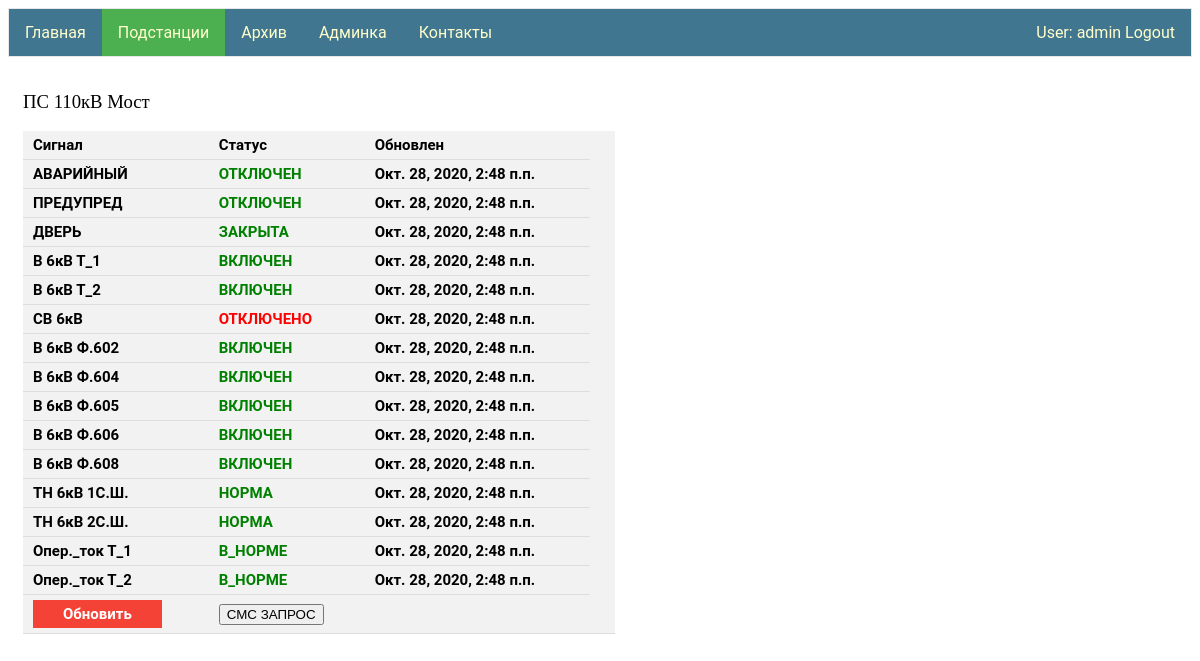
/ps/ПС 110кВ Мост/ (signed in), run on an earlier commit of the app's database.
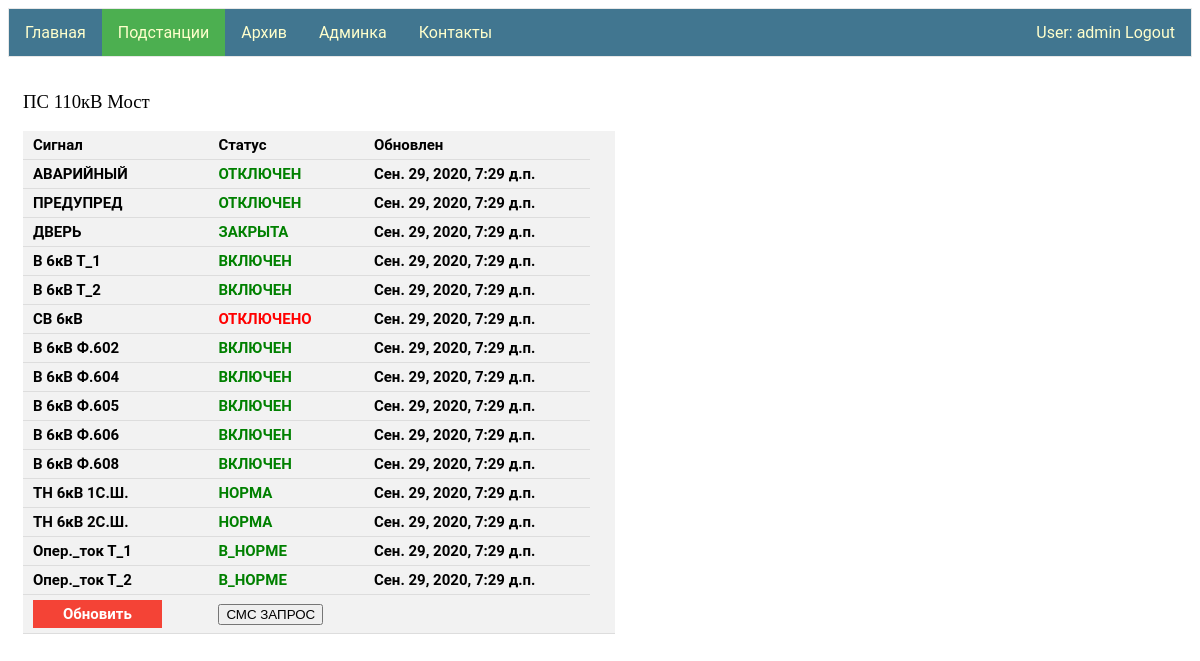
And on a later commit of the database.
### signal_PS/models.py (models this page shows)
class Signal(models.Model):
    type = models.ForeignKey(Signal_type, on_delete=models.CASCADE)
    voltage = models.ForeignKey(Voltage,null=True,blank=True, on_delete=models.SET_NULL)
    name = models.CharField(max_length=50,blank=True)
    status = models.ForeignKey(Signal_status, on_delete=models.CASCADE)
    ps = models.ForeignKey(Ps, on_delete=models.CASCADE)
    date_up = models.DateTimeField()

class Signal_type(models.Model):
    type = models.CharField(max_length=12, primary_key=True)
    inversion = models.BooleanField()

class Signal_status(models.Model):
    status = models.CharField(max_length=30, primary_key=True)
    boolean_status = models.BooleanField()

class Voltage(models.Model):
    value = models.CharField(max_length=10, primary_key=True)

### signal_PS/views.py (the view)
# urls.py: path('<str:name_ps>/', views.views_ps),
@login_required
def views_ps(request, name_ps):
    signals = get_signals_of_ps(name_ps)
    sms_request = SmsRequest()
    status = ""
    if request.method == "POST":
        number_ps = get_ps_tel_number(name_ps)
        sms_request.set_sending_status(number_ps)
        status = ">>> отправлено"
    data = {"signals": signals, "name": name_ps, "status": status}
    return render(request, "PS.html", context=data)

### signal_PS/templates/PS.html (shortened to what this page needs)
{% extends "base.html" %}
{% block li2 %}<a class="active" href="/ps">Подстанции</a>{% endblock li2 %}
{% block logic1 %}
<div class="column">
    <h3 style="font-family:verdana;"> {{name}} </h3>
 {% if signals.count > 0 %}
    <table >
      <tr><th>Сигнал</th><th>Статус</th><th>Обновлен</th></tr>
        {% for  signal in signals %}
            <tr><th>{{ signal.type.type }} {{ signal.voltage.value }} {{ signal.name }} </th>
                {% if signal.type.inversion == signal.status.boolean_status %}
                <th style="color:Red;">{{ signal.status.status }}</th>
                {% else %}
                <th style="color:Green;">{{ signal.status.status }}</th>
                {% endif %}
            <th> {{ signal.date_up }} </th></tr>
        {% endfor %}
    <tr><th><a id="para1" href="/ps/{{name}}">Обновить</a></th><th><form  method="POST">
        <input type="submit" value="СМС ЗАПРОС"></form></th><th style="color:MediumSeaGreen;">{{status}}</th><th><tr>
    </table>
    {% else %}
        <h3 style="font-family:verdana;"> нет данных </h3>
        <form  method="POST"><input type="submit" value="СМС ЗАПРОС"></form>
 {% endif %}
    </div>
{% endblock logic1 %}

What changed in the data, as far as the page shows it:
changed Signal "АВАРИЙНЫЙ": date_up "Окт. 28, 2020, 2:48 п.п." → "Сен. 29, 2020, 7:29 д.п."
changed Signal "ПРЕДУПРЕД": date_up "Окт. 28, 2020, 2:48 п.п." → "Сен. 29, 2020, 7:29 д.п."
changed Signal "ДВЕРЬ": date_up "Окт. 28, 2020, 2:48 п.п." → "Сен. 29, 2020, 7:29 д.п."
changed Signal (number 4 of 15 on the later page): date_up "Окт. 28, 2020, 2:48 п.п." → "Сен. 29, 2020, 7:29 д.п."
changed Signal (number 5 of 15 on the later page): date_up "Окт. 28, 2020, 2:48 п.п." → "Сен. 29, 2020, 7:29 д.п."
changed Signal "СВ": date_up "Окт. 28, 2020, 2:48 п.п." → "Сен. 29, 2020, 7:29 д.п."
changed Signal (number 7 of 15 on the later page): date_up "Окт. 28, 2020, 2:48 п.п." → "Сен. 29, 2020, 7:29 д.п."
changed Signal (number 8 of 15 on the later page): date_up "Окт. 28, 2020, 2:48 п.п." → "Сен. 29, 2020, 7:29 д.п."
changed Signal (number 9 of 15 on the later page): date_up "Окт. 28, 2020, 2:48 п.п." → "Сен. 29, 2020, 7:29 д.п."
changed Signal (number 10 of 15 on the later page): date_up "Окт. 28, 2020, 2:48 п.п." → "Сен. 29, 2020, 7:29 д.п."
changed Signal (number 11 of 15 on the later page): date_up "Окт. 28, 2020, 2:48 п.п." → "Сен. 29, 2020, 7:29 д.п."
changed Signal (number 12 of 15 on the later page): date_up "Окт. 28, 2020, 2:48 п.п." → "Сен. 29, 2020, 7:29 д.п."
changed Signal (number 13 of 15 on the later page): date_up "Окт. 28, 2020, 2:48 п.п." → "Сен. 29, 2020, 7:29 д.п."
changed Signal (number 14 of 15 on the later page): date_up "Окт. 28, 2020, 2:48 п.п." → "Сен. 29, 2020, 7:29 д.п."
changed Signal (number 15 of 15 on the later page): date_up "Окт. 28, 2020, 2:48 п.п." → "Сен. 29, 2020, 7:29 д.п."
